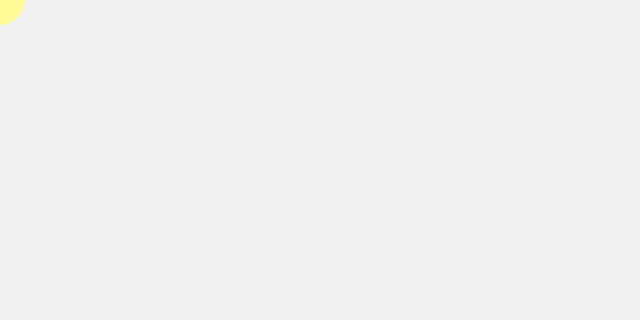
Frame 1 (no input)
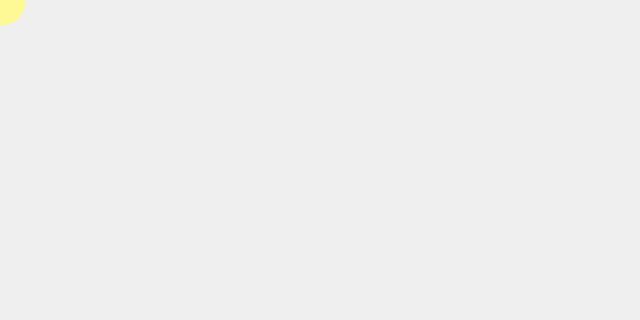
Frame 60 (the mouse pressed at the canvas centre just before this capture)
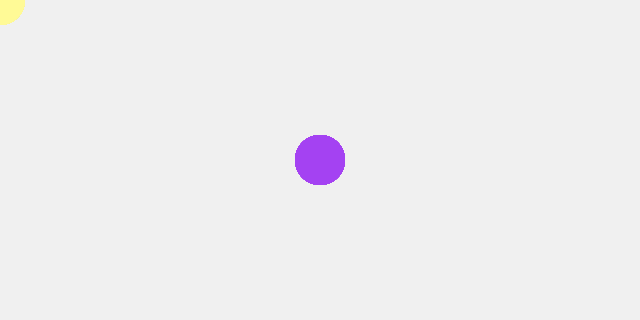
Frame 120 (the mouse held since frame 60 and released just before this capture)

The Processing sketch that drew these frames (run headless with seeded random() and noise(); from frame 60 on, the mouse is pressed at the canvas centre):

// Processing sketch: paintbrush2
// ── paintbrush2.pde
// Paintbrush: random color when mouse pressed
// The Coding Train / Daniel Shiffman
// Processing Intro Series

float r, g, b;

void setup() {
  size(640, 320);
  background(240);
  
  r = 255;
  g = 250;
  b = 150;
}

void draw() {
  fill(r, g, b);
  noStroke();
  circle(mouseX, mouseY, 50);
}

void mousePressed() {
  background(240);
  r = random(255);
  g = random(255); 
  b = random(255); 
}
